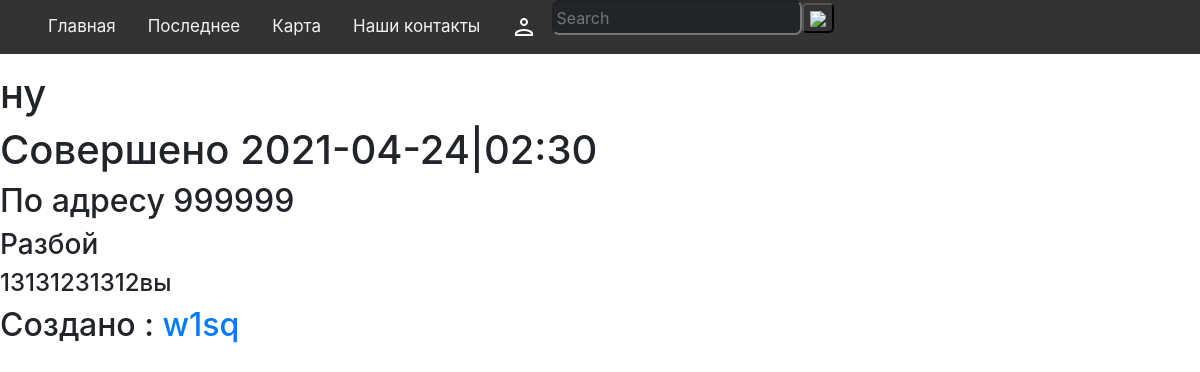
/crimes/5, run on the app's committed database.
### data/crimes.py (models this page shows)
class Crimes(SqlAlchemyBase):
    __tablename__ = "crimes"
    id = sqlalchemy.Column(sqlalchemy.Integer, primary_key=True, autoincrement=True)
    kind = sqlalchemy.Column(sqlalchemy.String, nullable=True)
    title = sqlalchemy.Column(sqlalchemy.String, nullable=True)
    adress = sqlalchemy.Column(sqlalchemy.String, nullable=True)
    content = sqlalchemy.Column(sqlalchemy.String, nullable=True)
    created_date = sqlalchemy.Column(sqlalchemy.DateTime, default=datetime.datetime.now)
    user_id = sqlalchemy.Column(sqlalchemy.Integer, sqlalchemy.ForeignKey("users.id"))
    user = orm.relation("User")

### data/users.py (models this page shows, shortened)
class User(SqlAlchemyBase):
    __tablename__ = 'users'
    id = sqlalchemy.Column(sqlalchemy.Integer,
                           primary_key=True, autoincrement=True)
    name = sqlalchemy.Column(sqlalchemy.String, nullable=True)
    email = sqlalchemy.Column(
        sqlalchemy.String, index=True, unique=True, nullable=True)
    hashed_password = sqlalchemy.Column(sqlalchemy.String, nullable=True)
    created_date = sqlalchemy.Column(
        sqlalchemy.DateTime, default=datetime.datetime.now)
    news = orm.relation("Crimes", back_populates='user')

### app.py (the view)
@app.route("/crimes/<number>")
def crime(number):
    db_sess = db_session.create_session()
    crime = db_sess.query(Crimes).filter(Crimes.id == number).first()
    if crime:
        return render_template(
            "crime.html", crime=crime, login=logged, user_data=user_data
        )
    else:
        return pageNotFound(404)

### data/db_session.py (called while the page is built)
def create_session() -> Session:
    global __factory
    return __factory()

### templates/crime.html (shortened to what this page needs)
{% extends 'base.html' %}
{% block content -%}
<h1>{{crime.title}} </h1>
<h1>Совершено {{crime.created_date.isoformat("|","minutes")}}</h1>
<h2>По адресу {{crime.adress}}</h2>
<h3>{{crime.kind}}</h3>
<h4>{{crime.content}}</h4>
<h2>Создано : <a href="/profile/{{crime.user_id}}">{{crime.user.name}}</a></h2>
{% endblock -%}

### templates/base.html (shortened to what this page needs)
<!DOCTYPE html>
<html lang="en">
<head>
    <link type="text/css" href="{{ url_for('static', filename='css/main.css') }}" rel="stylesheet">
    <link type="text/css" href="{{ url_for('static', filename='css/nav_bar.css') }}" rel="stylesheet">
    <link type="text/css" href="{{ url_for('static', filename='css/contact.css') }}" rel="stylesheet">
    <link rel="stylesheet" href="https://cdn.jsdelivr.net/npm/bootstrap@5.0.0-beta1/dist/css/bootstrap.min.css"
>
    <link rel="stylesheet" href="https://maxcdn.bootstrapcdn.com/bootstrap/4.0.0/css/bootstrap.min.css"
>
</head>
<body>
    {%- block mainmenu -%}
    <ul class="navigation">
        <a href="/">Главная</a>
        <a href="/crimes">Последнее</a>
        <a href="/map">Карта</a>
        <a href="/contact"> Наши контакты </a>
        {% if login %}
        <a href="/profile/{{user_data.id}}" class="login"><svg xmlns="http://www.w3.org/2000/svg" x="0px" y="0px"
                width="24" height="24" viewBox="0 0 172 172" style=" fill:#000000;">
                <g fill="none" fill-rule="nonzero" stroke="none" stroke-width="1" stroke-linecap="butt"
                    stroke-linejoin="miter" stroke-miterlimit="10" stroke-dasharray="" stroke-dashoffset="0"
                    font-family="none" font-weight="none" font-size="none" text-anchor="none"
                    style="mix-blend-mode: normal">
                    <path d="M0,172v-172h172v172z" fill="none"></path>
                    <g fill="#ffffff">
                        <path
                            d="M86,21.5c-15.83216,0 -28.66667,12.8345 -28.66667,28.66667c0,15.83216 12.8345,28.66667 28.66667,28.66667c15.83216,0 28.66667,-12.8345 28.66667,-28.66667c0,-15.83216 -12.8345,-28.66667 -28.66667,-28.66667zM86,100.33333c-21.52867,0 -64.5,10.80733 -64.5,32.25v17.91667h129v-17.91667c0,-21.44267 -42.97133,-32.25 -64.5,-32.25z">
                        </path>
                    </g>
                </g>
            </svg></a>
        {% else %}
        <a href="/login" class="login"></a>
        {% endif %}
        <form> <input type="text" id="search" name="search" placeholder="Search" class="search"><button
                class="search-btn" type="submit"><img
                    src="https://img.icons8.com/android/24/000000/search.png" /></button></form>
    </ul>
    {% endblock mainmenu %}
    {% block content -%}
    {% endblock -%}
</body>
</html>

### static/css/nav_bar.css (style rules this page uses)
.navigation { background-color: #333; overflow: hidden; }
.navigation a { float: left; color: #f2f2f2; text-align: center; padding: 14px 16px; text-decoration: none; font-size: 17px; }
.login { float: right; }
.search { background-color: #212529; border-radius: 7px; width: 250px; height: 35px; }
.search-btn { background-color: #333; border-radius: 5px; }

### data on the page
Crimes: title "ну", created_date "2021-04-24|02:30", adress "999999", kind "Разбой", content "13131231312вы"
User: user.name "w1sq"
